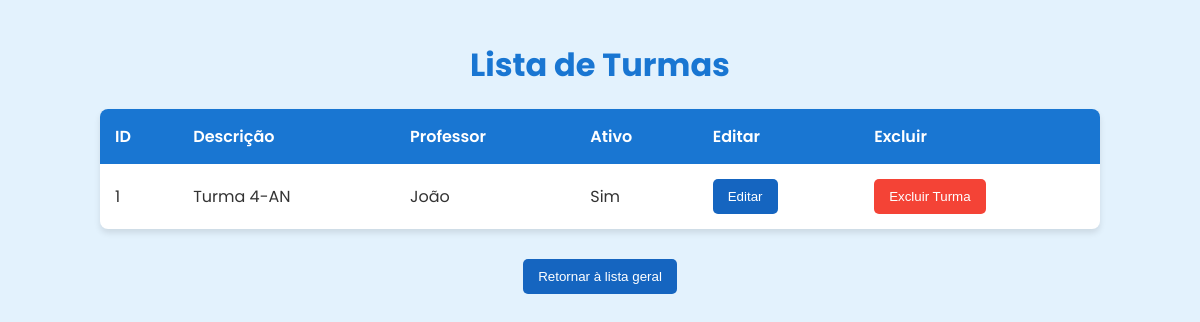
/turmas/1, run on the app's committed database.
### model/model_turma.py (models this page shows, shortened)
class Turma(db.Model):
    __tablename__ = 'turmas'
    id = db.Column(db.Integer, primary_key=True)
    descricao = db.Column(db.String(80))
    ativo = db.Column(db.String, default="sim", nullable=False)
    prof_id = db.Column(db.Integer, db.ForeignKey('professores.id', ondelete="SET NULL"), nullable=True)
    professor = db.relationship('Professor', backref='turmas')
    def to_dict(self):
        return {
            "id": self.id,
            "descricao": self.descricao,
            "professor": self.professor.nome if self.professor is not None else "Professor excluido",
            "ativo": self.ativo
        }

### model/model_profs.py (models this page shows, shortened)
class Professor(db.Model):
    __tablename__ = 'professores'
    id = db.Column(db.Integer, primary_key=True)
    nome = db.Column(db.String(80))
    idade = db.Column(db.Integer)
    materia = db.Column(db.String(30))
    observacao = db.Column(db.String(30))

### routes/turmas_routes.py (the view)
@turmas_blueprint.route("/turmas/<int:id_turma>", methods=["GET"])
def get_turmas_por_id(id_turma):
    try:
        turma = turma_por_id(id_turma)
        return render_template("turmas_id.html", turma=turma)
    except DadoNaoEncontrado:
        return ({"erro": 'turma não encontrada'}, 400)

### model/model_turma.py (called while the page is built)
def turma_por_id(id_turma):
    turma = Turma.query.get(id_turma)
    if not turma:
        raise DadoNaoEncontrado
    return turma.to_dict()

### templates/turmas_id.html (shortened to what this page needs)
<!DOCTYPE html>
<html lang="pt-BR">
<head>
</head>
<body>
    <h1>Lista de Turmas</h1>
    <table>
        <thead>
            <tr>
                <th>ID</th>
                <th>Descrição</th>
                <th>Professor</th>
                <th>Ativo</th>
                <th>Editar</th>
                <th>Excluir</th>
            </tr>
        </thead>
        <tbody>
            <tr>
                <td>{{ turma.id }}</td>
                <td>{{ turma.descricao }}</td>
                <td>{{ turma.professor }}</td>
                <td>{{ turma.ativo }}</td>
                <td>
                    <a href="{{ url_for('turmas.editar_turma_page', id_turma=turma.id) }}">
                        <button>Editar</button>
                    </a>
                </td>
                <td>
                    <form id="delete-form" action="{{ url_for('turmas.excluir_turma', turma_id=turma.id) }}" method="POST">
                        <button type="submit">Excluir Turma</button>
                    </form>
                </td>
            </tr>
        </tbody>
    </table>
    <div class="container">
        <a href="{{ url_for('turmas.get_turmas',) }}">
            <button>Retornar à lista geral</button>
        </a>
    </div>
</body>
</html>

### templates/turmas_id.html (style rules this page uses)
body { font-family: 'Poppins', sans-serif; background-color: #e3f2fd; margin: 0; padding: 20px; color: #333; }
h1 { text-align: center; color: #1976d2; margin-bottom: 20px; }
table { width: 100%; max-width: 1000px; margin: 0 auto; border-collapse: collapse; background-color: #fff; box-shadow: 0 4px 6px rgba(0, 0, 0, 0.1); border-radius: 8px; overflow: hidden; }
th, td { padding: 15px; text-align: left; }
th { background-color: #1976d2; color: white; font-weight: 600; }
button { padding: 10px 15px; background-color: #1565c0; color: white; border: none; border-radius: 5px; cursor: pointer; transition: background-color 0.3s ease, transform 0.2s; }
button[type="submit"] { background-color: #f44336; }
.container { text-align: center; margin-top: 30px; }
.container a { text-decoration: none; }

### data on the page
Turma: descricao "Turma 4-AN", ativo "Sim"
Professor: professor "João"

### other printed values
{{ turma.id }} "1"
